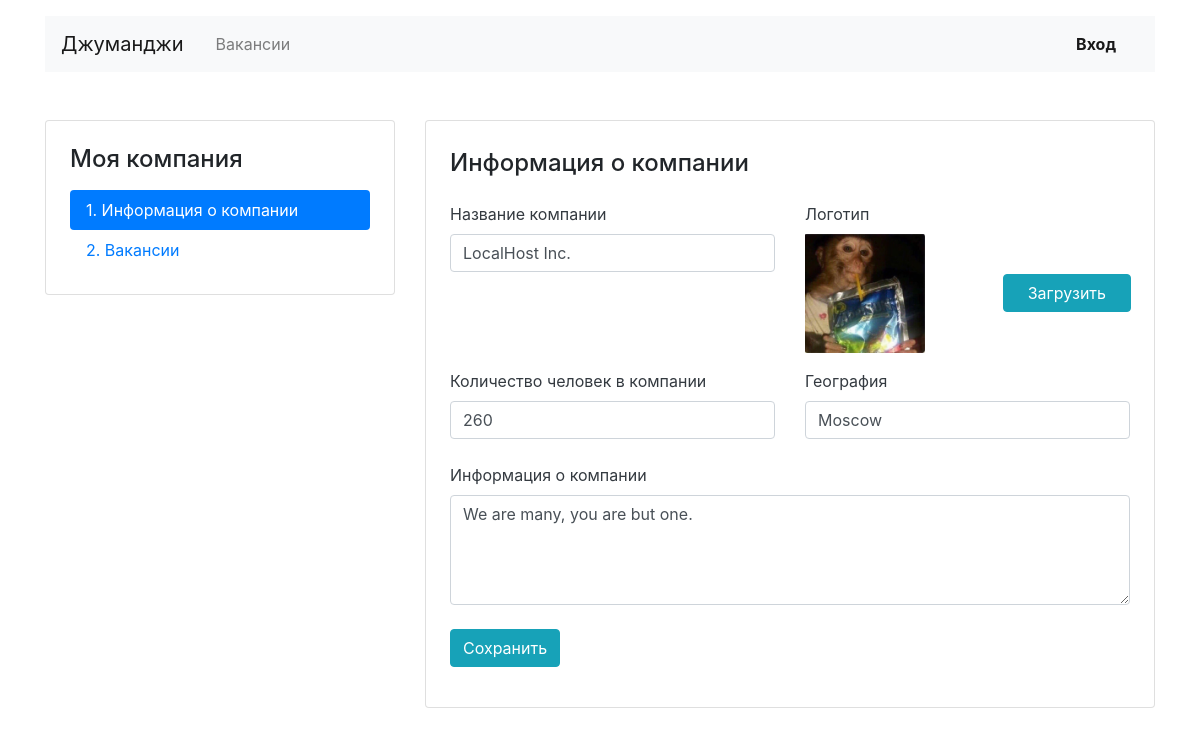
Screenshot of /mycompany/edit/ (signed in) with the database file from the repository.
### job_app/models.py (models this page shows, shortened)
class Company(models.Model):
    name = models.CharField(max_length=120)
    location = models.CharField(max_length=120)
    logo = models.ImageField(
                             upload_to='MEDIA_COMPANY_IMAGE_DIR',
                             height_field='height_field',
                             width_field='width_field',
                             default='100x60.gif',
                             blank=True,
                             )
    height_field = models.PositiveIntegerField(default=60, null=True)
    width_field = models.PositiveIntegerField(default=100, null=True)
    description = models.TextField()
    employee_count = models.IntegerField()
    owner = models.ForeignKey(User, on_delete=models.CASCADE, related_name='user', null=True, blank=True)

### job_app/views.py (the view, shortened to what this page needs)
# urls.py: path('mycompany/edit/', login_required(MyCompanyEdit.as_view()), name='mycompanyedit'),
class MyCompanyEdit(View):
    success_message = "Информация о компании обновлена"
    def get(self, request):
        user = auth.get_user(request)
        company = None
        companyform = CompanyForm()
        if user.is_authenticated:
            if Company.objects.filter(owner_id=user.id):
                company = Company.objects.get(owner_id=user.id)
                companyform = CompanyForm(instance=company)
            return render(request, 'week3/company-edit.html', context={'form': companyform, 'company': company})
        else:
            return redirect('main')

### job_app/forms.py
class CompanyForm(forms.ModelForm):
    class Meta:
        model = Company
        fields = ('name', 'logo', 'employee_count', 'location', 'description')
        widgets = {
            'name': forms.TextInput(attrs={'class': 'form-control'}),
            'logo': forms.FileInput(attrs={'class': 'custom-file-input', 'multiple data-min-file-count': '0'}),
            'employee_count': forms.TextInput(attrs={'class': 'form-control'}),
            'location': forms.TextInput(attrs={'class': 'form-control'}),
            'description': forms.Textarea(attrs={'class': 'form-control', 'rows': '4'}),
        }

### job_app/templates/week3/company-edit.html (shortened to what this page needs)
{% extends 'week3/base.html' %}
{% block container %}
    <main class="container mt-3 pb-5">
        <div class="row mt-5">
            <div class="col-12 col-lg-4">
                <aside class="pt-3 pb-4 px-4 mb-5 card">
                    <h1 class="h4 pt-2 pb-2">Моя компания</h1>
                    <div class="nav flex-column nav-pills">
                        <a class="nav-link active" href="#">1. Информация о&nbsp;компании</a>
                        <a class="nav-link" href="{% url 'myvacancies' %}">2. Вакансии</a>
                    </div>
                </aside>
            </div>
            <div class="col-12 col-lg-8">
                <div class="card">
                    <div class="card-body px-4 pb-4">
                        <section class="tab-pane fade show active">
                            <h2 class="h4 pt-2 pb-3">Информация о&nbsp;компании</h2>
                            <form action="{% url 'mycompanyedit' %}" method="post" enctype="multipart/form-data">{% csrf_token %}
                                <div class="row">
                                    <div class="col-12 col-md-6">
                                        <div class="form-group pb-2">
                                            <label class="mb-2 text-dark" for="name">Название компании</label>
                                            {{ form.name }}
                                        </div>
                                    </div>
                                    <div class="col-12 col-md-6">
                                        <div class="form-group">
                                            <label class="mb-2 text-dark" for="logo">Логотип</label>
                                            <div class="row align-items-center">
                                                {% if company.logo %}
                                                    <div class="col-6">
                                                        <img src="{{ company.logo.url }}" alt="" style="max-width: 120px;height: auto;">
                                                    </div>
                                                {% else %}
                                                    <p></p>
                                                {% endif %}
                                                <div class="col-6" style="position: relative;">
                                                    <div class="input-group-prepend" style="position: absolute; top: 0;right: 15px;">
                                                        <span class="btn btn-info px-4">Загрузить</span>
                                                    </div>
                                                    <div class="custom-file" style="">
                                                    </div>
                                                </div>
                                            </div>
                                        </div>
                                    </div>
                                </div>
                                <div class="row">
                                    <div class="col-12 col-md-6">
                                        <div class="form-group pb-2">
                                            <label class="mb-2 text-dark" for="companyTeam">Количество человек в компании</label>
                                            {{ form.employee_count }}
                                        </div>
                                    </div>
                                    <div class="col-12 col-md-6">
                                        <div class="form-group pb-2">
                                            <label class="mb-2 text-dark" for="companyLocation">География</label>
                                            {{ form.location }}
                                        </div>
                                    </div>
                                </div>
                                <div class="form-group pb-2">
                                    <label class="mb-2 text-dark" for="companyInfo">Информация о&nbsp;компании</label>
                                    {{ form.description }}
                                </div>
                                <div class="form-group">
                                    <input type="submit" class="btn btn-info" value="Сохранить">
                                </div>
                            </form>
                        </section>
                    </div>
                </div>
            </div>
        </div>
    </main>
{% endblock %}

### rows the page displays
Company: name "LocalHost Inc.", logo (picture), employee_count "260", location "Moscow", description "We are many, you are but one."
